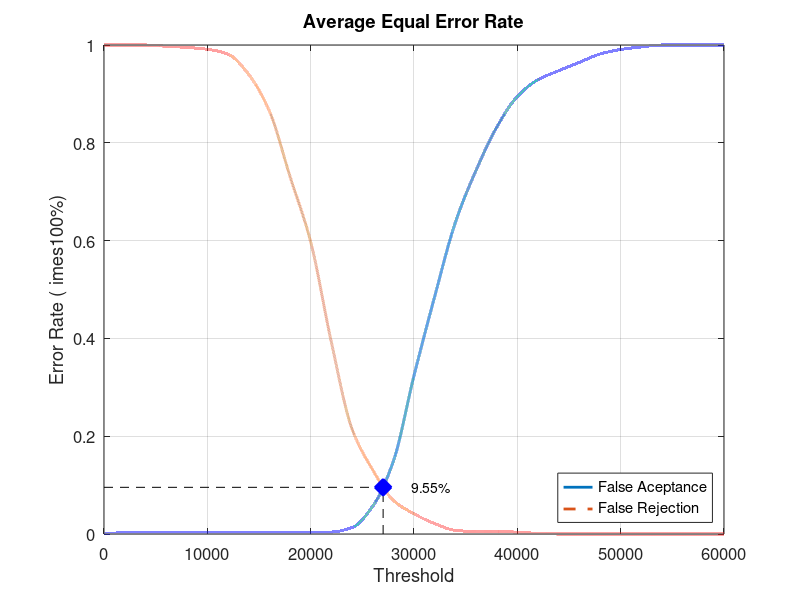
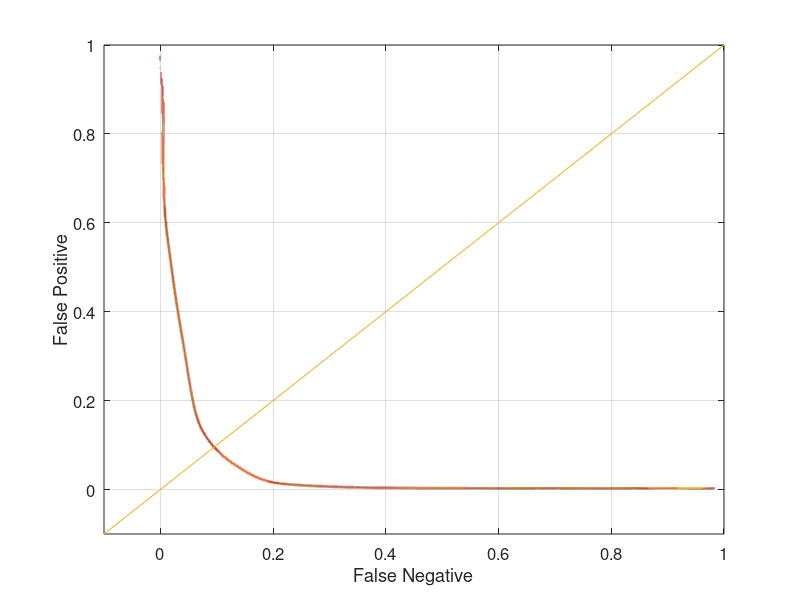

Write the MATLAB code that produced these figures, in order.
close all;
clear;
clc;
x = 0:2000:60000;
xq = 0:0.5:60000;

y0 = [0 0.00263158 0.00263158 0.00263158 0.00263158 0.00263158 0.00263158 0.00263158 0.00263158 0.00263158 0.00263158 0.00394737 0.0131579 0.0565789 0.148684 0.323684 0.485526 0.636842 0.743421 0.831579 0.894737 0.928947 0.947368 0.964474 0.981579 0.99079 0.996053 1 1 1 1]
yy0 = interp1(x, y0, xq, 'pchip');
y1 = [1 1 1 0.9975 0.995 0.99125 0.98125 0.94 0.865 0.73125 0.5975 0.3925 0.215 0.13125 0.06875 0.04125 0.02125 0.0075 0.005 0.005 0.00375 0.00125 0 0 0 0 0 0 0 0 0]
yy1 = interp1(x, y1, xq, 'pchip');

% Calculating EER: 
y2 = abs(y0 - y1);
find(y2 == min(y2))
yy2 = abs(yy0 - yy1);
xEER = find(yy2 == min(yy2));
xEERIndex = xq(xEER) % X-axis EER
yEER = yy0(xEER) % Y-axis EER

main = figure
plot(xq, yy0,'-','LineWidth', 2);	hold on
plot(xq, yy1,'--','LineWidth', 2);	hold on
plot([xEERIndex xEERIndex], [0 yEER], 'k--');	hold on
plot([0 xEERIndex], [yEER yEER], 'k--');	hold on
plot(xEERIndex, yEER, 'bx', 'LineWidth', 10);	hold on
text(xEERIndex + 10 * xEERIndex / 100, yEER, [num2str(round((10000 * yEER)) / 100) '%'])
legend('False Aceptance', 'False Rejection', 'Location', 'SouthEast')
xlabel('Threshold')
ylabel('Error Rate (	imes100%)')
title('Average Equal Error Rate')
set(gca, 'FontSize', 12)
axis([0 60000 0 1])
grid on

print(main, 'Experiment4AverageMain', '-dpng');
FNRxFPR = figure('Color', [1 1 1]);
plot(yy1, yy0, '-', yy1, yy0, 'LineWidth', 2);
hold on
y = -0.1:0.1:1
plot(y, y); 
set(gca, 'FontSize', 12)
xlabel('False Negative')
ylabel('False Positive')
axis([-0.1 1 -0.1 1])
set(gca, 'FontSize', 12)
grid on

print(FNRxFPR, 'Experiment4AverageFNRxFPR','-dpng');
